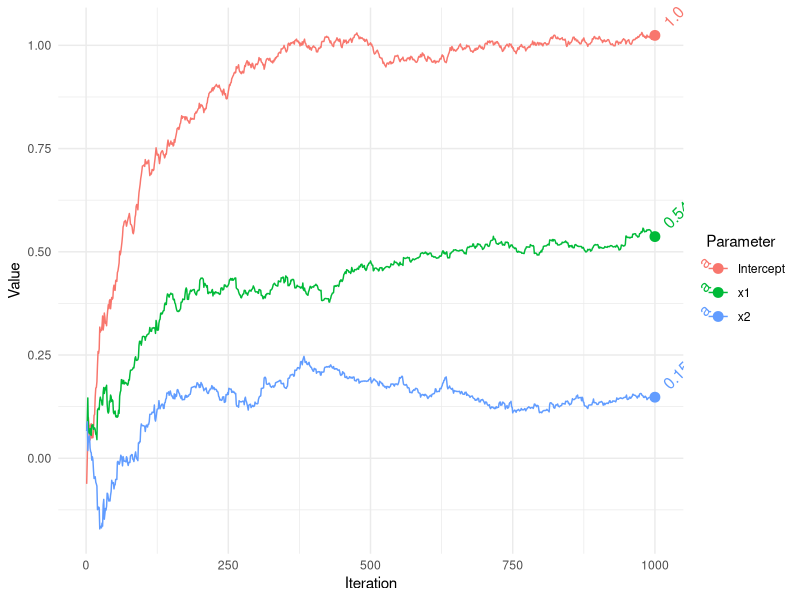
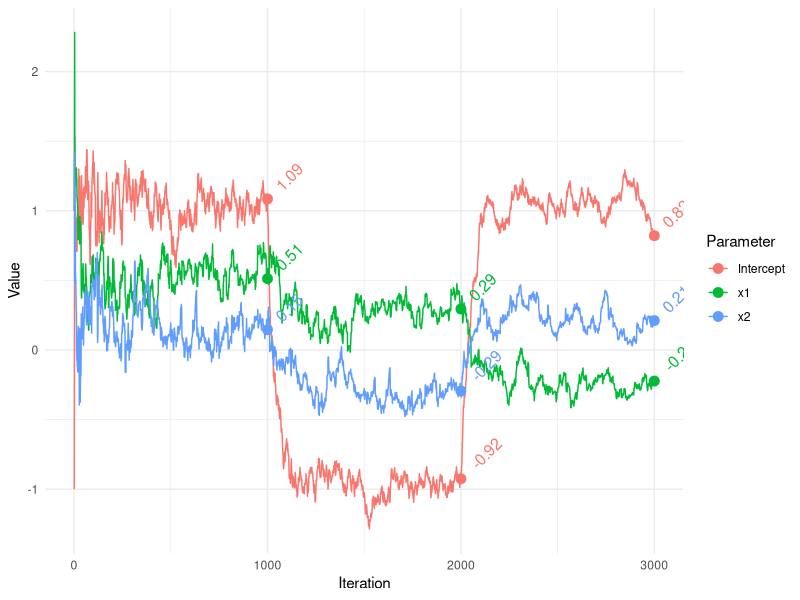

These charts were generated, in order, by the following R code:
#' ---
#' title: "Stochastic Gradient Descent"
#' author: "Michael Clark"
#' css: '../other.css'
#' highlight: pygments
#' date: ""
#' ---



#' Here we have 'online' learning via stochastic gradient descent.  See also, standard 
#' gradient descent in [gradient_descent.R](https://github.com/m-clark/Miscellaneous-R-Code/blob/master/ModelFitting/gradient_descent.R) In the following, we have basic data 
#' for standard regression, but in this 'online' learning case, we can assume 
#' each observation comes to us as a stream over time rather than as a single 
#' batch, and would continue coming in.  Note that there are plenty of variations
#' of this, and it can be applied in the batch case as well.  Currently no 
#' stopping point is implemented in order to trace results over all data
#' points/iterations.
#'
#' On revisiting this much later, I thought it useful to add that I believe this
#' was motivated by the example in Murphy's Probabilistic Machine Learning.  I
#' also made some cleanup to my original code, added some comments, but mostly
#' left it as it was.
#' 
#' 
#' # Data Setup


set.seed(1234)

n  = 1000
x1 = rnorm(n)
x2 = rnorm(n)
y  = 1 + .5*x1 + .2*x2 + rnorm(n)
X  = cbind(Intercept = 1, x1, x2)



#' # Stochastic Gradient Descent Algorithm


sgd = function(
  par,                                      # parameter estimates
  X,                                        # model matrix
  y,                                        # target variable
  stepsize = 1,                             # the learning rate
  stepsizeTau = 0,                          # if > 0, a check on the LR at early iterations
  average = FALSE
){
  
  # initialize
  beta = par
  names(beta) = colnames(X)
  betamat = matrix(0, nrow(X), ncol = length(beta))      # Collect all estimates
  fits = NA                                              # fitted values
  s = 0                                                  # adagrad per parameter learning rate adjustment
  loss = NA                                              # Collect loss at each point
  
  for (i in 1:nrow(X)) {
    Xi   = X[i, , drop = FALSE]
    yi   = y[i]
    LP   = Xi %*% beta                                   # matrix operations not necessary, 
    grad = t(Xi) %*% (LP - yi)                           # but makes consistent with the  standard gd R file
    s    = s + grad^2
    beta = beta - stepsize * grad/(stepsizeTau + sqrt(s))     # adagrad approach
    
    if (average & i > 1) {
      beta =  beta - 1/i * (betamat[i - 1, ] - beta)          # a variation
    } 
    
    betamat[i,] = beta
    fits[i]     = LP
    loss[i]     = (LP - yi)^2
  }
  
  LP = X %*% beta
  lastloss = crossprod(LP - y)
  
  list(
    par    = beta,                                       # final estimates
    parvec = betamat,                                    # all estimates
    loss   = loss,                                       # observation level loss
    RMSE   = sqrt(sum(lastloss)/nrow(X)),
    fitted = fits
  )
}



#' # Run


#' Set starting values.

init = rep(0, 3)

#' For any particular data you might have to fiddle with the `stepsize`, perhaps
#' choosing one based on cross-validation with old data.

sgd_result = sgd(
  init,
  X = X,
  y = y,
  stepsize = .1,
  stepsizeTau = .5,
  average = FALSE
)

str(sgd_result)

sgd_result$par

#' ## Comparison
#' 
#' We can compare to standard linear regression.
#' 
# summary(lm(y ~ x1 + x2))
coef1 = coef(lm(y ~ x1 + x2))

rbind(
  sgd_result = sgd_result$par[, 1],
  lm = coef1
)

#' ## Visualize Estimates
#' 
library(tidyverse)

gd = data.frame(sgd_result$parvec) %>% 
  mutate(Iteration = 1:n())

gd = gd %>%
  pivot_longer(cols = -Iteration,
               names_to = 'Parameter',
               values_to = 'Value') %>%
  mutate(Parameter = factor(Parameter, labels = colnames(X)))

ggplot(aes(
  x = Iteration,
  y = Value,
  group = Parameter,
  color = Parameter
),
data = gd) +
  geom_path() +
  geom_point(data = filter(gd, Iteration == n), size = 3) +
  geom_text(
    aes(label = round(Value, 2)),
    hjust = -.5,
    angle = 45,
    size  = 4,
    data  = filter(gd, Iteration == n)
  ) +
  theme_minimal()



#' # Add alternately data shift

#' This data includes a shift of the previous data.

set.seed(1234)

n2   = 1000
x1.2 = rnorm(n2)
x2.2 = rnorm(n2)
y2 = -1 + .25*x1.2 - .25*x2.2 + rnorm(n2)
X2 = rbind(X, cbind(1, x1.2, x2.2))
coef2 = coef(lm(y2 ~ x1.2 + x2.2))
y2 = c(y, y2)

n3    = 1000
x1.3  = rnorm(n3)
x2.3  = rnorm(n3)
y3    = 1 - .25*x1.3 + .25*x2.3 + rnorm(n3)
coef3 = coef(lm(y3 ~ x1.3 + x2.3))

X3 = rbind(X2, cbind(1, x1.3, x2.3))
y3 = c(y2, y3)



#' ## Run


sgd_result2 = sgd(
  init,
  X = X3,
  y = y3,
  stepsize = 1,
  stepsizeTau = 0,
  average = FALSE
)

str(sgd_result2)

#' Compare with `lm` for each data part.
#' 
sgd_result2$parvec[c(n, n + n2, n + n2 + n3), ]
rbind(coef1, coef2, coef3)

#' Visualize estimates.
#' 
gd = data.frame(sgd_result2$parvec) %>% 
  mutate(Iteration = 1:n())

gd = gd %>% 
  pivot_longer(cols = -Iteration,
               names_to = 'Parameter', 
               values_to = 'Value') %>% 
  mutate(Parameter = factor(Parameter, labels = colnames(X)))


ggplot(aes(x = Iteration,
           y = Value,
           group = Parameter,
           color = Parameter
           ),
       data = gd) +
  geom_path() +
  geom_point(data = filter(gd, Iteration %in% c(n, n + n2, n + n2 + n3)),
             size = 3) +
  geom_text(
    aes(label = round(Value, 2)),
    hjust = -.5,
    angle = 45,
    data = filter(gd, Iteration %in% c(n, n + n2, n + n2 + n3)),
    size = 4,
    show.legend = FALSE
  ) +
  theme_minimal()



#' # Source
#' Base R source code found at https://github.com/m-clark/Miscellaneous-R-Code/blob/master/ModelFitting/stochastic_gradient_descent.R
